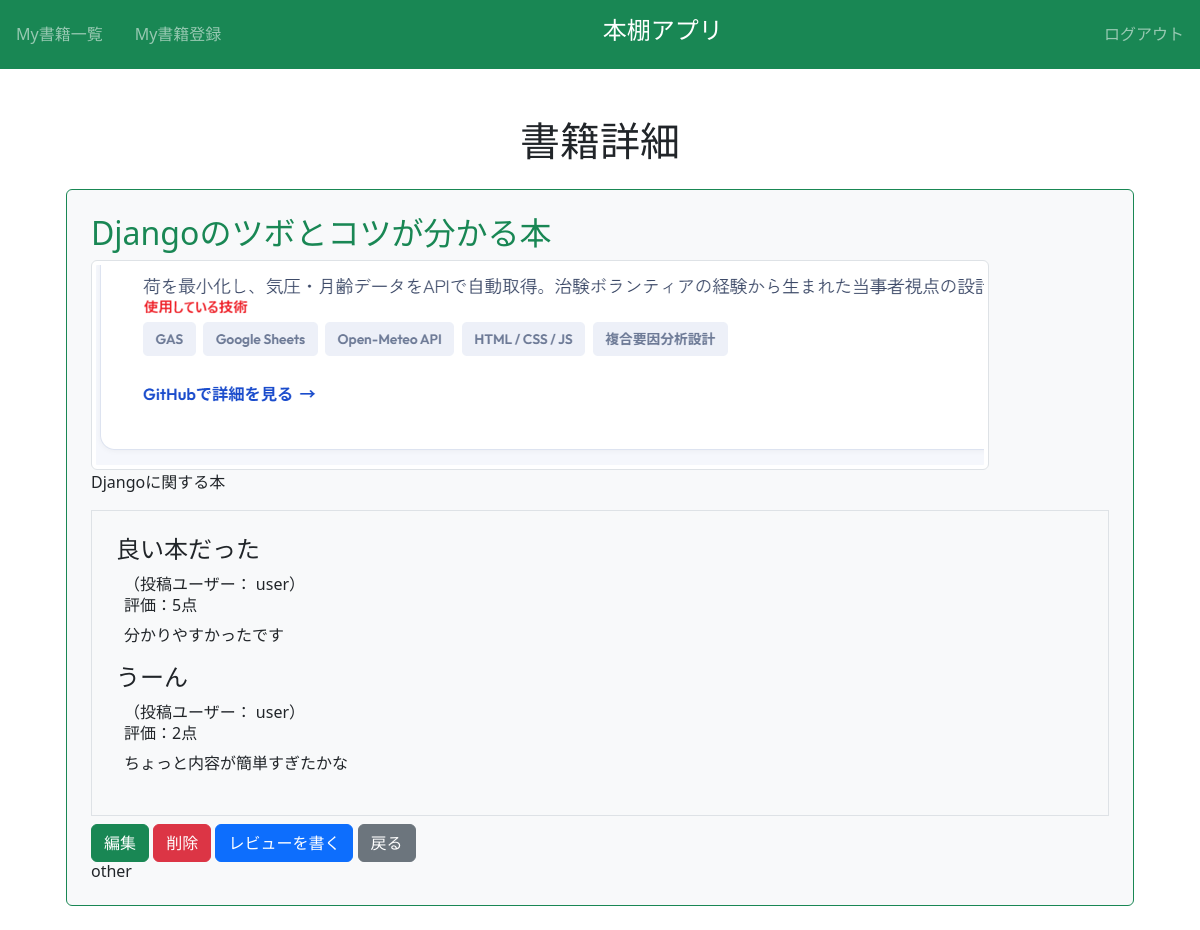
Screenshot of /book/5/detail/ (signed in) with the database file from the repository.
### book/models.py (models this page shows, shortened)
class Book(models.Model) :
    title = models.CharField(max_length=100)
    text = models.TextField()
    thumbnail = models.ImageField(null=True, blank=True)
    category = models.CharField(
        max_length=100,
        choices=CATEGORY
    )
    user = models.ForeignKey('auth.User', on_delete=models.CASCADE)

class Review(models.Model) :
    book = models.ForeignKey(Book, on_delete=models.CASCADE)
    title = models.CharField(max_length=100)
    text = models.TextField()
    rate = models.IntegerField(choices=RATE_CHOICES)
    user = models.ForeignKey('auth.User', on_delete=models.CASCADE)

### book/views.py (the view)
# urls.py: path('book/<int:pk>/detail/', views.DetailBookView.as_view(), name='detail-book'),
class DetailBookView(LoginRequiredMixin, DetailView) :
    template_name = 'book/book_detail.html'
    model = Book

### book/templates/book/book_detail.html (shortened to what this page needs)
{% extends 'base.html' %}
{% block h1 %}
  書籍詳細
{% endblock %}
{% block content %}
  <div class="container">
    <div class="p-4 m-4 bg-light border border-success rounded">
      <h2 class="text-success">{{ object.title }}</h2>
      <img src="{{ object.thumbnail.url }}" class="img-thumbnail" />
      <p>{{ object.text }}</p>
      <div class="border p-4 mb-2">
        {% for review in object.review_set.all %}
          <div>
            <h3 class="h4">{{ review.title }}</h3>
            <div class="px-2">
              <span>（投稿ユーザー： {{ review.user.username }}）</span>
              <h6>評価：{{ review.rate }}点</h6>
              <p>{{ review.text }}</p>
            </div>
          </div>
        {% endfor %}
      </div>
      <a href="{% url 'update-book' object.pk %}" class="btn btn-success">編集</a>
      <a href="{% url 'delete-book' object.pk %}" class="btn btn-danger">削除</a>
      <a href="{% url 'review' object.pk %}" class="btn btn-primary">レビューを書く</a>
      <a href="{% url 'list-book' %}" class="btn btn-secondary">戻る</a>
      <h6 class="card-title">{{ object.category }}</h6>
    </div>
  </div>
{% endblock %}

### book/static/book/css/style.css (style rules this page uses)
a { text-decoration: none; }

### rows the page displays
Book: title "Djangoのツボとコツが分かる本", thumbnail (picture), text "Djangoに関する本", category "other"
Review: title "良い本だった", user.username "user", rate "5", text "分かりやすかったです"
Review: title "うーん", user.username "user", rate "2", text "ちょっと内容が簡単すぎたかな"
